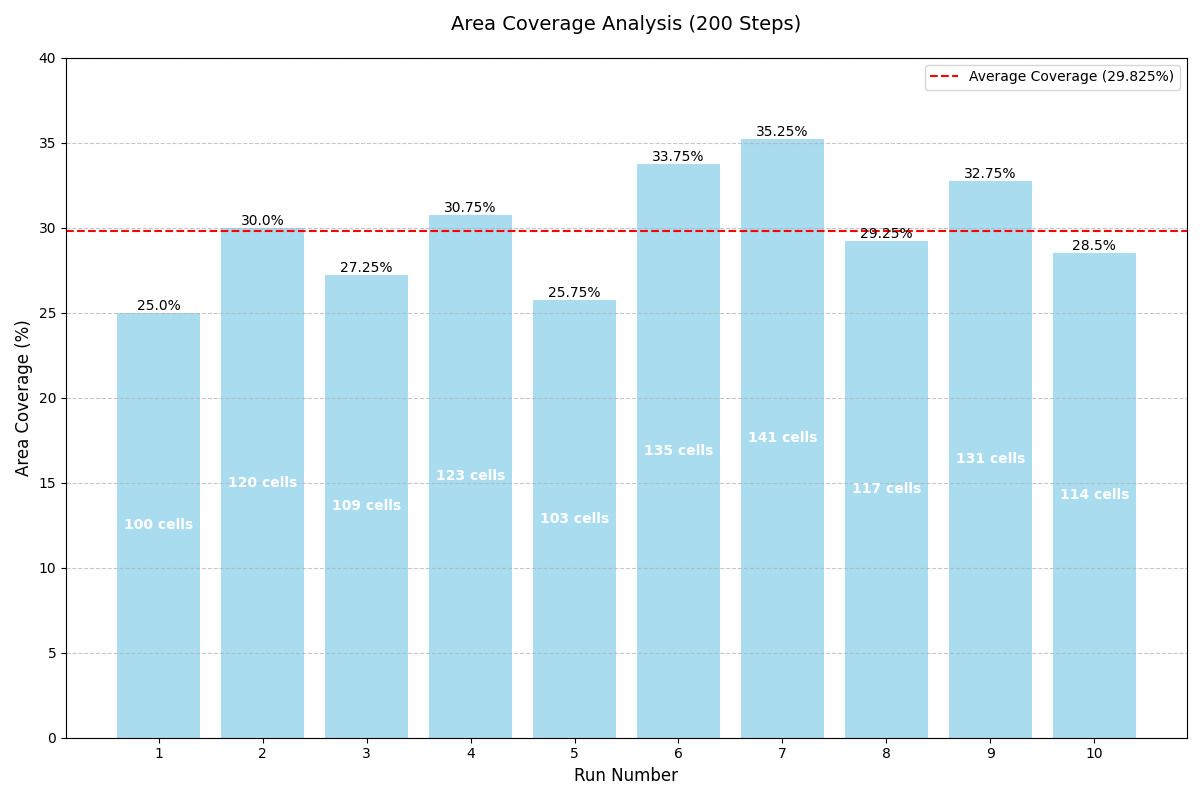

This chart was generated by the following Python code:
import matplotlib.pyplot as plt
import numpy as np

# Data
runs = np.arange(1, 11)
cells_covered = [100, 120, 109, 123, 103, 135, 141, 117, 131, 114]
coverage_percentage = [25, 30, 27.25, 30.75, 25.75, 33.75, 35.25, 29.25, 32.75, 28.5]
average_coverage = 29.825

# Create figure
plt.figure(figsize=(12, 8))

# Create bar plot for coverage percentage
bars = plt.bar(runs, coverage_percentage, color='skyblue', alpha=0.7)

# Add horizontal line for average
plt.axhline(y=average_coverage, color='red', linestyle='--', label=f'Average Coverage ({average_coverage}%)')

# Customize the plot
plt.title('Area Coverage Analysis (200 Steps)', fontsize=14, pad=20)
plt.xlabel('Run Number', fontsize=12)
plt.ylabel('Area Coverage (%)', fontsize=12)

# Add value labels on top of each bar
for i, bar in enumerate(bars):
    height = bar.get_height()
    plt.text(bar.get_x() + bar.get_width()/2., height,
             f'{height}%',
             ha='center', va='bottom')

# Add value labels for cells covered inside each bar
for i, cells in enumerate(cells_covered):
    plt.text(i+1, coverage_percentage[i]/2,
             f'{cells} cells',
             ha='center', va='center',
             color='white', fontweight='bold')

# Customize grid
plt.grid(True, axis='y', linestyle='--', alpha=0.7)

# Customize ticks
plt.xticks(runs)
plt.yticks(np.arange(0, max(coverage_percentage) + 5, 5))

# Add legend
plt.legend()

# Adjust layout
plt.tight_layout()

# Show plot
plt.show()
